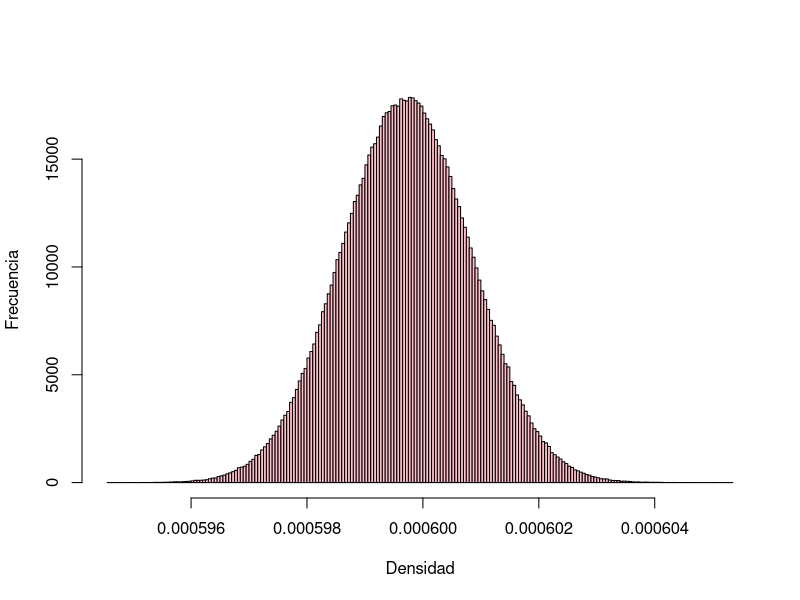

Here is the R script that generated this plot:
#Autora: Valeria Bonilla Rojas(2018254434)

# Se define el número de iteraciones a realizar
Numerodeiteraciones <- 1000000 


# Se definen las variables involucradas en el cálculo 
# de la densidad a partir de los valores promedio de 
# cada medición respectiva

Masa = 543.096

Diametro = 120.0360


# Se definen las incertidumbres relacionadas con las variables corresponientes

#Para la masa
res_m <- runif(Numerodeiteraciones, -0.01/2,0.01/2) #resolución

rep_m <- rnorm(Numerodeiteraciones, 0,0.021908902) #repetibilidad

cert_m <- rnorm(Numerodeiteraciones, 0,0.01) #certificado 

#Para el diámetro
res_d <- runif(Numerodeiteraciones, -0.01/2,0.01/2) #resolución

rep_d <- rnorm(Numerodeiteraciones, 0,0.070922493) #repetibilidad

cert_d <- runif(Numerodeiteraciones, -0.04,0.04) #certificado


# Se definen los valores de masa y diámetro corregidos

Masa_corregida <- Masa + res_m + rep_m + cert_m 

Diametro_corregido <- Diametro + res_d + rep_d + cert_d



# Se define el cálculo de densidad 

Densidad <-((6*Masa_corregida)/(pi*(Diametro_corregido)^3)) 



#Resultado de la incertidumbre que otorga la masa


mean(Densidad)
sd(Densidad) 


hist(Densidad, main = "" ,ylab= 'Frecuencia', col = 'pink', breaks=200, xlab = 'Densidad')


